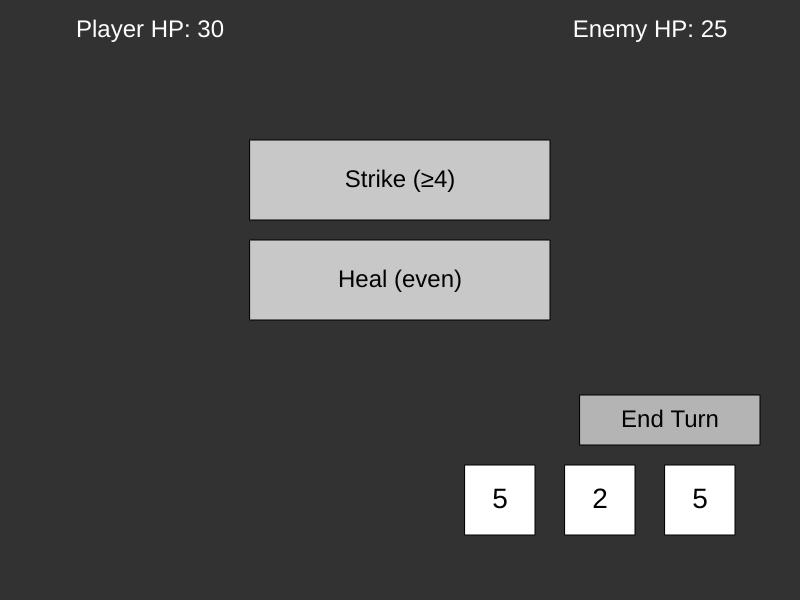
Frame 1 (no input)
Frame 60 (no input): identical to frame 1, image omitted
Frame 120 (the mouse pressed at the canvas centre since frame 60): identical to frame 1, image omitted

The p5.js sketch that drew this single still picture (run headless with seeded random() and noise() and a simulated clock; from frame 60 on, the mouse is pressed at the canvas centre):

// p5.js sketch
// ── sketch.js
let playerHP = 30;
let enemyHP = 25;

let dice = [];
let usedDice = [];
let maxDice = 3;

let state = 'playerTurn'; // other states are: 'enemyTurn', 'waiting', 'gameOver'

let selectedDie = -1;
let lastEnemyDamage = 0;

function setup() {
  createCanvas(800, 600);
  textAlign(CENTER, CENTER);
  rectMode(CENTER);
  rollDice();
}

function draw() {
  background(50);
  fill(255);

  // Display health
  textSize(24);
  text("Player HP: " + playerHP, 150, 30);
  text("Enemy HP: " + enemyHP, width - 150, 30);

  if (state !== 'gameOver') {  // at the start/restart of game 
    drawDice();
    drawCards();
    drawEndTurnButton();
  }

  if (state === 'enemyTurn') {
    setTimeout(enemyTurn, 500);  //setTimeout makes delay to simulate enemy thinking
    state = 'waiting'; //needed or else enemy turn is repeated
  }

  if (state === 'playerTurn' && lastEnemyDamage > 0) {  //show enemy's damage
    textSize(20);
    fill(255, 100, 100);
    text("The enemy dealt " + lastEnemyDamage + " damage!", 150, 70);
  }

  if ((playerHP <= 0 || enemyHP <= 0) && state !== 'gameOver') {
    state = 'gameOver';  //changes state to game over if player or enemy reaches 0 hp
  }

  if (state === 'gameOver') {
    textSize(40);
    fill(255, 0, 0);
    if (playerHP <= 0) {  //if you lose
      text("You Lose!", width / 2, height / 2 - 50);
    } else {   //if you win
      text("You Win!", width / 2, height / 2 - 50);
    }
    drawRetryButton();
  }
}

function drawDice() {
  let diceStartX = width - 100;  //variables used for dice position 
  let diceStartY = height - 100;

  for (let i = 0; i < dice.length; i++) {
    let diceX = diceStartX - i * 100;  //for multiple dice

    if (usedDice.includes(i)) {  //checks if dice is used or not
      fill(100);  //grays out the used dice
    } else if (i === selectedDie) {
      fill('orange');  //fill orange if selected
    } else {
      fill(255);  //fill neutral if unused and unselected
    }

    rect(diceX, diceStartY, 70, 70);
    fill(0);
    textSize(28);
    text(dice[i], diceX, diceStartY);
  }
}

function drawCards() {
  for (let i = 0; i < 2; i++) {
    fill(200);
    rect(width / 2, 180 + i * 100, 300, 80);
    fill(0);
    textSize(24);
    if (i === 0) {
      text("Strike (≥4)", width / 2, 180 + i * 100);
    } else if (i === 1) {
      text("Heal (even)", width / 2, 180 + i * 100);
    }
  }
}

function drawEndTurnButton() {
  let x = width - 130;
  let y = height - 180;

  fill(state === 'playerTurn' ? 180 : 100);
  rect(x, y, 180, 50);
  fill(0);
  textSize(24);
  text("End Turn", x, y);
}

function drawRetryButton() {
  fill(255);
  rect(width / 2, height / 2 + 20, 180, 50);
  fill(0);
  textSize(24);
  text("Retry", width / 2, height / 2 + 20);
}

function mousePressed() {
  if (state === 'gameOver') {
    if (mouseX > width / 2 - 90 && mouseX < width / 2 + 90 &&
        mouseY > height / 2 - 5 && mouseY < height / 2 + 45) {
      restartGame();
    }
    return;
  }

  if (state !== 'playerTurn') return;

  // End Turn button
  if (mouseX > width - 220 && mouseX < width - 40 &&
      mouseY > height - 205 && mouseY < height - 155) {
    endPlayerTurn();
    return;
  }

  // dice selection
  if (selectedDie === -1) {
    let diceStartX = width - 100;
    let diceStartY = height - 100;

    for (let i = 0; i < dice.length; i++) {
      let diceX = diceStartX - i * 100;

      if (!usedDice.includes(i) &&  //if dice has NOT been used yet
          mouseX > diceX - 35 && mouseX < diceX + 35 &&  //if mouse is on this position
          mouseY > diceStartY - 35 && mouseY < diceStartY + 35) {
        selectedDie = i;
        return;
      }
    }
  } else {
    // then select a card to use the die
    for (let i = 0; i < 2; i++) {
      let cy = 180 + i * 100;
      if (mouseX > width / 2 - 150 && mouseX < width / 2 + 150 &&
          mouseY > cy - 40 && mouseY < cy + 40) {
        let value = dice[selectedDie];

        if (i === 0 && value >= 4) {
          enemyHP -= value;
          usedDice.push(selectedDie);
        } else if (i === 1 && value % 2 === 0) {
          playerHP = min(30, playerHP + value);
          usedDice.push(selectedDie);
        }

        selectedDie = -1;
        return;
      }
    }
  }
}

function rollDice() {
  dice = [];
  usedDice = [];
  for (let i = 0; i < maxDice; i++) {
    dice.push(int(random(1, 7)));
  }
}

function endPlayerTurn() {
  selectedDie = -1;
  state = 'enemyTurn';
}

function enemyTurn() {
  lastEnemyDamage = 0;
  for (let i = 0; i < maxDice - 1; i++) {
    let val = int(random(1, 7));
    playerHP -= val;
    lastEnemyDamage += val;  //used to see the damage the enemy will deal
  }
  rollDice();
  state = 'playerTurn';  //changes state from "waiting" to "playerTurn"
}

function restartGame() {
  playerHP = 30;
  enemyHP = 25;
  state = 'playerTurn';
  selectedDie = -1;
  lastEnemyDamage = 0;
  rollDice();
}
